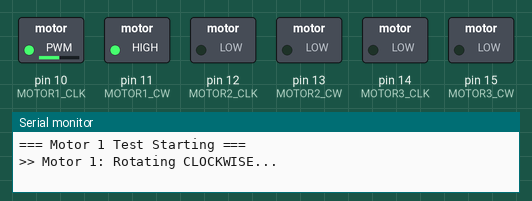
Recording of a sketch running on a simulated Arduino Uno, built with avr-gcc and run on an emulated ATmega328P. Parts: switched loads named in the sketch (green lamp = pin HIGH), the last lines printed to the serial monitor.

Above: at 2.05 s.
At 2.9 s:
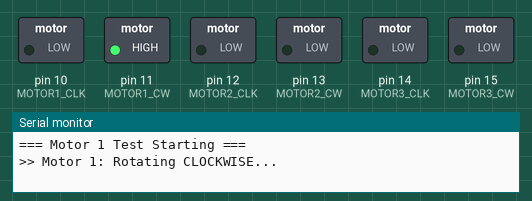
At 3.8 s:
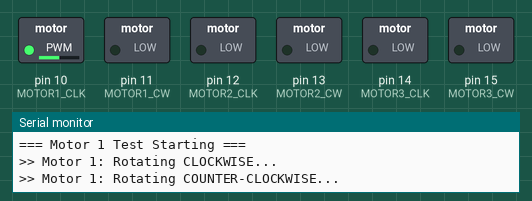
At 6.15 s:
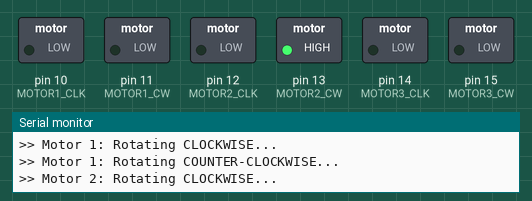
At 8.25 s:
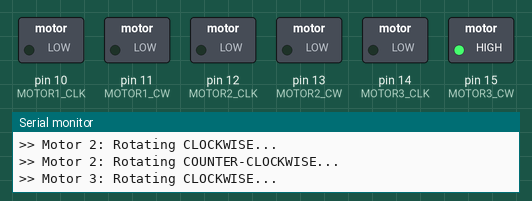
At 10.4 s:
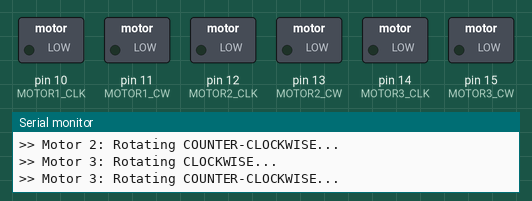
Timing chart, 0 to 12.9 s (numbered marks = the images above):
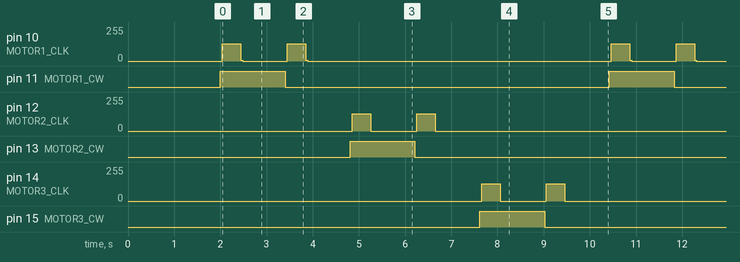

The sketch:

test_steppers_Step-Syn-_103G770-0545.ino
```cpp
#include <Arduino.h>

// --- Motor 1 Pins ---
#define MOTOR1_CLK 10
#define MOTOR1_CW   11


// --- Motor 2 Pins ---
#define MOTOR2_CLK  12
#define MOTOR2_CW   13

// --- Motor 3 Pins ---
#define MOTOR3_CLK  14
#define MOTOR3_CW   15


// --- Test Parameters ---
#define STEPS       400       // Steps per rotation
#define STEP_DELAY  500      // Microseconds between pulses
#define PAUSE       1000      // Pause between rotations

// =============================================
// Rotate Motor Function
// =============================================
void rotateMotor(int clkPin, int cwPin, int steps, bool clockwise) {
  digitalWrite(cwPin, clockwise ? HIGH : LOW);
  delayMicroseconds(10);

  for (int i = 0; i < steps; i++) {
    digitalWrite(clkPin, HIGH);
    delayMicroseconds(STEP_DELAY);
    digitalWrite(clkPin, LOW);
    delayMicroseconds(STEP_DELAY);
  }
}

// =============================================
// Setup
// =============================================
void setup() {
  Serial.begin(9600);

  pinMode(MOTOR1_CLK, OUTPUT);
  pinMode(MOTOR1_CW, OUTPUT);

  digitalWrite(MOTOR1_CLK, LOW);
  digitalWrite(MOTOR1_CW, LOW);

  pinMode(MOTOR2_CLK, OUTPUT);
  pinMode(MOTOR2_CW, OUTPUT);

  digitalWrite(MOTOR2_CLK, LOW);
  digitalWrite(MOTOR2_CW, LOW);

  pinMode(MOTOR3_CLK, OUTPUT);
  pinMode(MOTOR3_CW, OUTPUT);

  digitalWrite(MOTOR3_CLK, LOW);
  digitalWrite(MOTOR3_CW, LOW);

  Serial.println("=== Motor 1 Test Starting ===");
  delay(2000);
}

// =============================================
// Loop
// =============================================
void loop() {
  Serial.println(">> Motor 1: Rotating CLOCKWISE...");
  rotateMotor(MOTOR1_CLK, MOTOR1_CW, STEPS, true);
  delay(PAUSE);

  Serial.println(">> Motor 1: Rotating COUNTER-CLOCKWISE...");
  rotateMotor(MOTOR1_CLK, MOTOR1_CW, STEPS, false);
  delay(PAUSE);


    Serial.println(">> Motor 2: Rotating CLOCKWISE...");
  rotateMotor(MOTOR2_CLK, MOTOR2_CW, STEPS, true);
  delay(PAUSE);

  Serial.println(">> Motor 2: Rotating COUNTER-CLOCKWISE...");
  rotateMotor(MOTOR2_CLK, MOTOR2_CW, STEPS, false);
  delay(PAUSE);


    Serial.println(">> Motor 3: Rotating CLOCKWISE...");
  rotateMotor(MOTOR3_CLK, MOTOR3_CW, STEPS, true);
  delay(PAUSE);

  Serial.println(">> Motor 3: Rotating COUNTER-CLOCKWISE...");
  rotateMotor(MOTOR3_CLK, MOTOR3_CW, STEPS, false);
  delay(PAUSE);
}
```

Measured:
- by itself, pin 10 (MOTOR1_CLK): repeats every 8.4 s: 4/255 0.04 s, 0/255 0.96 s, 129/255 0.40 s, 5/255 0.04 s, 0/255 6.6 s, 129/255 0.40 s
- by itself, pin 11 (MOTOR1_CW), pin 13 (MOTOR2_CW), pin 15 (MOTOR3_CW): alternates HIGH for 1.4 s and LOW for 7.0 s
- by itself, pin 12 (MOTOR2_CLK), pin 14 (MOTOR3_CLK): repeats every 8.4 s: 0/255 1.0 s, 129/255 0.40 s, 0/255 6.6 s, 129/255 0.40 s
